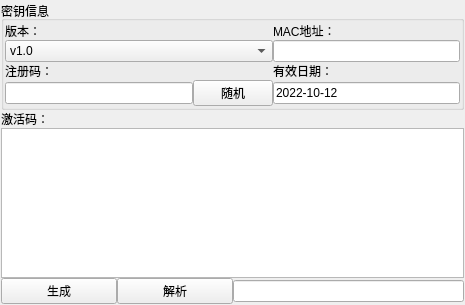
<?xml version="1.0" encoding="UTF-8"?>
<ui version="4.0">
 <class>MainWindow</class>
 <widget class="QMainWindow" name="MainWindow">
  <property name="geometry">
   <rect>
    <x>0</x>
    <y>0</y>
    <width>465</width>
    <height>305</height>
   </rect>
  </property>
  <property name="windowTitle">
   <string>MainWindow</string>
  </property>
  <widget class="QWidget" name="centralwidget">
   <layout class="QGridLayout" name="gridLayout_4">
    <property name="leftMargin">
     <number>1</number>
    </property>
    <property name="topMargin">
     <number>1</number>
    </property>
    <property name="rightMargin">
     <number>1</number>
    </property>
    <property name="bottomMargin">
     <number>1</number>
    </property>
    <property name="spacing">
     <number>0</number>
    </property>
    <item row="3" column="1">
     <widget class="QPushButton" name="btnParser">
      <property name="text">
       <string>解析</string>
      </property>
     </widget>
    </item>
    <item row="2" column="0" colspan="4">
     <widget class="QPlainTextEdit" name="textLicenseCode">
      <property name="readOnly">
       <bool>true</bool>
      </property>
     </widget>
    </item>
    <item row="3" column="2" colspan="2">
     <widget class="QLineEdit" name="lineParsed">
      <property name="readOnly">
       <bool>true</bool>
      </property>
     </widget>
    </item>
    <item row="3" column="0">
     <widget class="QPushButton" name="btnGenrate">
      <property name="text">
       <string>生成</string>
      </property>
     </widget>
    </item>
    <item row="1" column="0" colspan="4">
     <widget class="QLabel" name="label">
      <property name="text">
       <string>激活码：</string>
      </property>
     </widget>
    </item>
    <item row="0" column="0" colspan="4">
     <widget class="QGroupBox" name="groupInfo">
      <property name="title">
       <string>密钥信息</string>
      </property>
      <layout class="QGridLayout" name="gridLayout">
       <property name="leftMargin">
        <number>1</number>
       </property>
       <property name="topMargin">
        <number>1</number>
       </property>
       <property name="rightMargin">
        <number>1</number>
       </property>
       <property name="bottomMargin">
        <number>1</number>
       </property>
       <property name="spacing">
        <number>0</number>
       </property>
       <item row="3" column="1">
        <widget class="QLineEdit" name="lineCode"/>
       </item>
       <item row="3" column="3">
        <widget class="QLineEdit" name="lineDate">
         <property name="text">
          <string>2022-10-12</string>
         </property>
        </widget>
       </item>
       <item row="1" column="3">
        <widget class="QLineEdit" name="lineMAC"/>
       </item>
       <item row="0" column="3">
        <widget class="QLabel" name="labelMAC">
         <property name="text">
          <string>MAC地址：</string>
         </property>
        </widget>
       </item>
       <item row="2" column="3">
        <widget class="QLabel" name="labelDate">
         <property name="text">
          <string>有效日期：</string>
         </property>
        </widget>
       </item>
       <item row="3" column="2">
        <widget class="QPushButton" name="btnRandomCode">
         <property name="text">
          <string>随机</string>
         </property>
        </widget>
       </item>
       <item row="1" column="1" colspan="2">
        <widget class="QComboBox" name="comboVersion">
         <item>
          <property name="text">
           <string>v1.0</string>
          </property>
         </item>
         <item>
          <property name="text">
           <string>v2.0</string>
          </property>
         </item>
         <item>
          <property name="text">
           <string>v3.0</string>
          </property>
         </item>
        </widget>
       </item>
       <item row="0" column="1" colspan="2">
        <widget class="QLabel" name="labelVersion">
         <property name="text">
          <string>版本：</string>
         </property>
        </widget>
       </item>
       <item row="2" column="1" colspan="2">
        <widget class="QLabel" name="labelCode">
         <property name="text">
          <string>注册码：</string>
         </property>
        </widget>
       </item>
      </layout>
     </widget>
    </item>
   </layout>
  </widget>
 </widget>
 <resources/>
 <connections/>
</ui>
